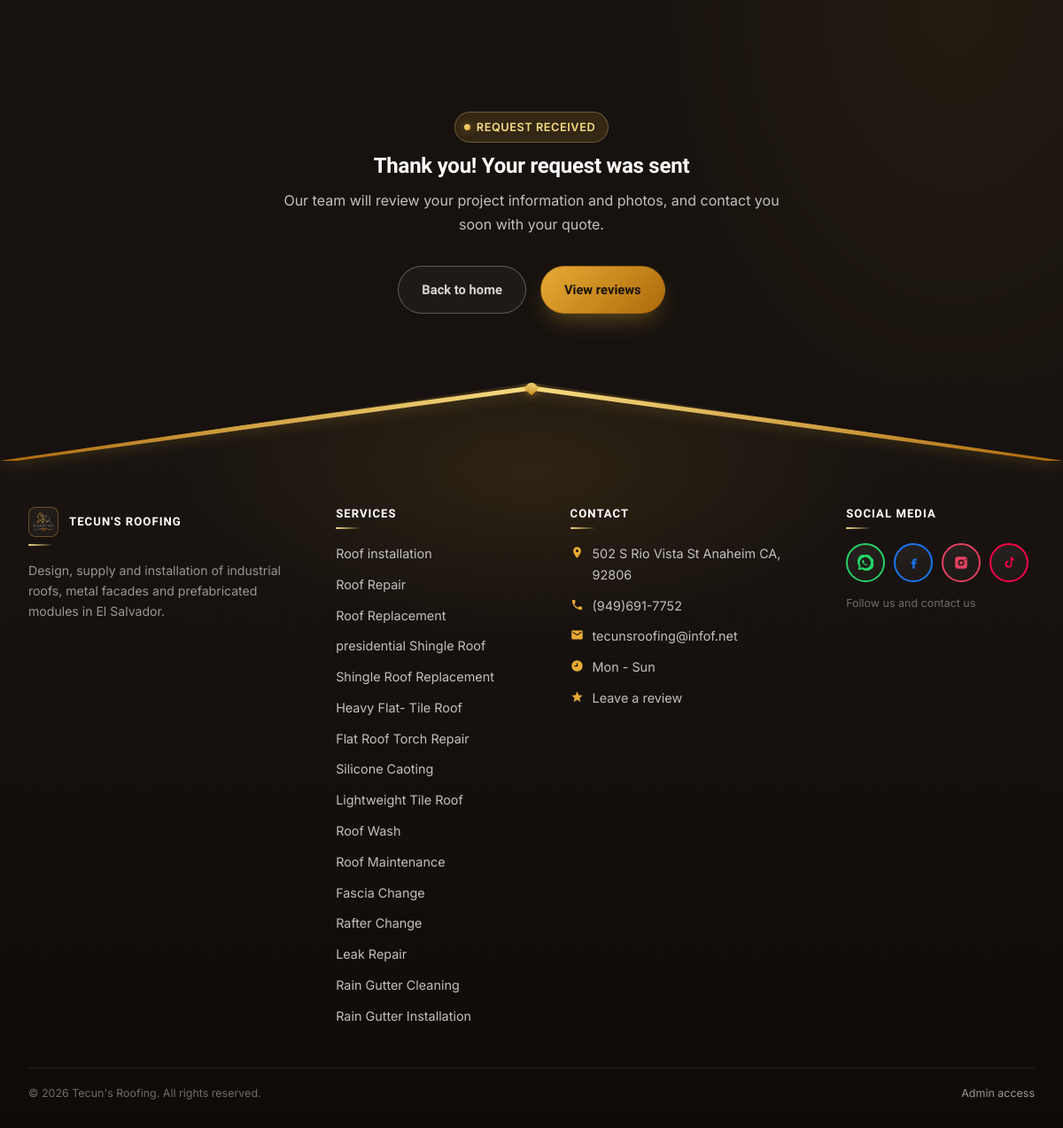
Screenshot of /cotizacion/gracias with the database file from the repository.
### models.py (models this page shows)
class ContentBlock(db.Model):
    __tablename__ = "content_blocks"
    id = db.Column(db.Integer, primary_key=True)
    section_key = db.Column(db.String(80), unique=True, nullable=False)
    label = db.Column(db.String(150), nullable=False)  # human-friendly label for admin UI
    eyebrow = db.Column(db.String(150))
    title = db.Column(db.String(300))
    body = db.Column(db.Text)
    image_path = db.Column(db.String(300))
    extra = db.Column(db.String(300))  # small extra field (phone, cta label, etc.)
    updated_at = db.Column(db.DateTime, default=datetime.utcnow, onupdate=datetime.utcnow)

class Service(db.Model):
    __tablename__ = "services"
    id = db.Column(db.Integer, primary_key=True)
    slug = db.Column(db.String(120), unique=True, nullable=False)
    name = db.Column(db.String(150), nullable=False)
    short_description = db.Column(db.String(400))
    description = db.Column(db.Text)
    work_methods = db.Column(db.Text)  # métodos de trabajo: un ítem por línea
    image_path = db.Column(db.String(300))  # imagen de portada / fallback del hero
    video_path = db.Column(db.String(300))  # video opcional del hero (mp4/webm)
    order = db.Column(db.Integer, default=0)
    active = db.Column(db.Boolean, default=True)
    gallery_images = db.relationship(
        "ServiceGalleryImage",
        backref="service",
        cascade="all, delete-orphan",
        lazy=True,
        order_by="ServiceGalleryImage.sort_order",
    )

### public_routes.py (the view)
@public_bp.route("/cotizacion/gracias")
def cotizacion_gracias():
    return render_template("cotizacion_gracias.html")

### translations.py (called while the page is built)
def set_language():
    lang = request.cookies.get("lang")
    if lang not in SUPPORTED:
        lang = detect_lang()
    g.lang = lang

def detect_lang():
    accept = request.headers.get("Accept-Language", "")
    primary = accept.split(",")[0].strip().lower()
    code = primary.split(";")[0].split("-")[0].strip()
    return ES if code == ES else EN

def t(text, lang=None):
    text = str(text) if text is not None else ""
    if not text.strip():
        return text
    lang = lang or getattr(g, "lang", DEFAULT)
    if lang == DEFAULT or not _enabled():
        return text
    mapping = translate_mapping([text], lang)
    return mapping.get(text, text)

def localize(obj, fields):
    lang = getattr(g, "lang", DEFAULT)
    if lang == DEFAULT or not obj:
        return obj
    texts = [getattr(obj, f) for f in fields
             if getattr(obj, f, None) and isinstance(getattr(obj, f), str)]
    mapping = translate_mapping(texts, lang)
    return Localized(obj, fields, mapping)

def localize_service(service):
    return localize(service, list(SERVICE_FIELDS))

### templates/cotizacion_gracias.html (shortened to what this page needs)
{% extends "base.html" %}
{% block content %}
<section class="section section--dark" style="min-height:60vh; display:flex; align-items:center;">
  <div class="container" style="text-align:center; max-width:640px;">
    <div class="eyebrow" style="justify-content:center;">{{ t('Request received') }}</div>
    <h1>{{ t('Thank you! Your request was sent') }}</h1>
    <p style="color:var(--silver);">{{ t('Our team will review your project information and photos, and contact you soon with your quote.') }}</p>
    <div class="hero-actions" style="justify-content:center;">
      <a href="{{ url_for('public.index') }}" class="btn btn-outline">{{ t('Back to home') }}</a>
      <a href="{{ url_for('public.resenas') }}" class="btn btn-rust">{{ t('View reviews') }}</a>
    </div>
  </div>
</section>
{% endblock %}

### templates/base.html (shortened to what this page needs)
<!doctype html>
<html lang="{{ 'en' if current_lang == 'en' else 'es' }}">
<head>
  <link rel="stylesheet" href="{{ url_for('static', filename='css/style.css') }}">
</head>
<body>
  <div class="site-header" id="siteHeader">
          {% set ep = request.endpoint or '' %}
          {% set current_slug = (request.view_args or {}).get('slug') %}
          {% set extra_slugs = nav_services_extra | map(attribute='slug') | list %}
          {% set extra_active = ep == 'public.servicio_detalle' and current_slug in extra_slugs %}
  <main>
    {% block content %}{% endblock %}
  </main>
  <footer class="site-footer">
    <div class="site-footer__shell">
      <div class="site-footer__ridge" aria-hidden="true">
        <span class="site-footer__ridge-cap"></span>
      </div>
      <div class="container site-footer__content">
        <div class="footer-grid">
          <div class="footer-brand">
            <h4 class="footer-brand__name">
              {% if site_logo and site_logo.image_path %}
                <img src="{{ url_for('static', filename=site_logo.image_path) }}" alt="Tecun's Roofing" class="footer-brand__logo">
              {% endif %}
              <span>TECUN'S ROOFING</span>
            </h4>
            <p class="footer-brand__text">{{ t('Design, supply and installation of industrial roofs, metal facades and prefabricated modules in El Salvador.') }}</p>
          </div>
          <div class="footer-col">
            <h4>{{ t('Services') }}</h4>
            <ul>
              {% for s in nav_services %}
                <li><a href="{{ url_for('public.servicio_detalle', slug=s.slug) }}">{{ s.name }}</a></li>
              {% endfor %}
            </ul>
          </div>
          <div class="footer-col">
            <h4>{{ t('Contact') }}</h4>
            <ul class="footer-contact">
              {% if site_info %}
              <li>
                <svg viewBox="0 0 24 24" aria-hidden="true"><path fill="currentColor" d="M12 2C8.13 2 5 5.13 5 9c0 5.25 7 13 7 13s7-7.75 7-13c0-3.87-3.13-7-7-7zm0 9.5A2.5 2.5 0 1 1 12 6.5a2.5 2.5 0 0 1 0 5z"/></svg>
                <span>{{ site_info.body }}</span>
              </li>
              <li>
                <svg viewBox="0 0 24 24" aria-hidden="true"><path fill="currentColor" d="M6.62 10.79a15.05 15.05 0 0 0 6.59 6.59l2.2-2.2a1 1 0 0 1 1.01-.24c1.12.37 2.33.57 3.58.57a1 1 0 0 1 1 1V20a1 1 0 0 1-1 1C10.4 21 3 13.6 3 4a1 1 0 0 1 1-1h3.5a1 1 0 0 1 1 1c0 1.25.2 2.45.57 3.57a1 1 0 0 1-.25 1.02l-2.2 2.2z"/></svg>
                <a href="tel:{{ site_info.eyebrow }}">{{ site_info.eyebrow }}</a>
              </li>
              <li>
                <svg viewBox="0 0 24 24" aria-hidden="true"><path fill="currentColor" d="M20 4H4c-1.1 0-2 .9-2 2v12c0 1.1.9 2 2 2h16c1.1 0 2-.9 2-2V6c0-1.1-.9-2-2-2zm0 4-8 5L4 8V6l8 5 8-5v2z"/></svg>
                <a href="mailto:{{ site_info.title }}">{{ site_info.title }}</a>
              </li>
              <li>
                <svg viewBox="0 0 24 24" aria-hidden="true"><path fill="currentColor" d="M12 2a10 10 0 1 0 0 20 10 10 0 0 0 0-20zm1 11H7v-2h4V7h2v6z"/></svg>
                <span>{{ site_info.extra }}</span>
              </li>
              {% endif %}
              <li>
                <svg viewBox="0 0 24 24" aria-hidden="true"><path fill="currentColor" d="M12 17.27 18.18 21l-1.64-7.03L22 9.24l-7.19-.61L12 2 9.19 8.63 2 9.24l5.46 4.73L5.82 21z"/></svg>
                <a href="{{ url_for('public.resenas') }}">{{ t('Leave a review') }}</a>
              </li>
            </ul>
          </div>
          <div class="footer-col">
            <h4>{{ t('Social media') }}</h4>
            <div class="footer-social">
              {% if site_socials and site_socials.eyebrow %}
              <a class="footer-social__btn footer-social__btn--wa" href="{{ site_socials.eyebrow }}" target="_blank" rel="noopener" aria-label="WhatsApp" title="WhatsApp">
              </a>
              {% endif %}
              {% if site_socials and site_socials.title %}
              <a class="footer-social__btn footer-social__btn--fb" href="{{ site_socials.title }}" target="_blank" rel="noopener" aria-label="Facebook" title="Facebook">
                <svg viewBox="0 0 24 24" aria-hidden="true"><path fill="currentColor" d="M14 9h3V6h-3c-1.8 0-3 1.4-3 3v2H9v3h2v7h3v-7h2.4l.6-3H14V9z"/></svg>
              </a>
              {% endif %}
              {% if site_socials and site_socials.body %}
              <a class="footer-social__btn footer-social__btn--ig" href="{{ site_socials.body }}" target="_blank" rel="noopener" aria-label="Instagram" title="Instagram">
                <svg viewBox="0 0 24 24" aria-hidden="true"><path fill="currentColor" d="M7 3h10a4 4 0 0 1 4 4v10a4 4 0 0 1-4 4H7a4 4 0 0 1-4-4V7a4 4 0 0 1 4-4zm5 4.2A4.8 4.8 0 1 0 16.8 12 4.8 4.8 0 0 0 12 7.2zm6.1-.9a1.1 1.1 0 1 0 1.1 1.1 1.1 1.1 0 0 0-1.1-1.1zM12 9.5A2.5 2.5 0 1 1 9.5 12 2.5 2.5 0 0 1 12 9.5z"/></svg>
              </a>
              {% endif %}
              {% if site_socials and site_socials.extra %}
              <a class="footer-social__btn footer-social__btn--tt" href="{{ site_socials.extra }}" target="_blank" rel="noopener" aria-label="TikTok" title="TikTok">
                <svg viewBox="0 0 24 24" aria-hidden="true"><path fill="currentColor" d="M14.5 3h2.2c.2 1.6 1.2 3 2.8 3.6V9c-1.1 0-2.1-.3-3-1v6.2A5.2 5.2 0 1 1 11.3 9v2.2a3 3 0 1 0 3.2 3V3z"/></svg>
              </a>
              {% endif %}
            </div>
            <p class="footer-social__hint">{{ t('Follow us and contact us') }}</p>
          </div>
        </div>
        <div class="footer-bottom">
          <span>© {{ 2026 }} Tecun's Roofing. {{ t('All rights reserved.') }}</span>
          <a href="{{ url_for('admin.login') }}">{{ t('Admin access') }}</a>
        </div>
      </div>
    </div>
  </footer>
</body>
</html>

### rows the page displays
ContentBlock: image_path (picture)
Service: name "Roof installation"
Service: name "Roof Repair"
Service: name "Roof Replacement"
Service: name "presidential Shingle Roof"
Service: name "Shingle Roof Replacement"
Service: name "Heavy Flat- Tile Roof"
Service: name "Flat Roof Torch Repair"
Service: name "Silicone Caoting"
Service: name "Lightweight Tile Roof"
Service: name "Roof Wash"
Service: name "Roof Maintenance"
Service: name "Fascia Change"
Service: name "Rafter Change"
Service: name "Leak Repair"
Service: name "Rain Gutter Cleaning"
Service: name "Rain Gutter Installation"
ContentBlock: body "502 S Rio Vista St Anaheim CA, 92806", eyebrow "(949)691-7752", title "tecunsroofing@infof.net", extra "Mon - Sun"

### other values shown
{{ t('Request received') }} "REQUEST RECEIVED"
{{ t('Thank you! Your request was sent') }} "Thank you! Your request was sent"
{{ t('Back to home') }} "Back to home"
{{ t('View reviews') }} "View reviews"
{{ t('Services') }} "SERVICES"
{{ t('Contact') }} "CONTACT"
{{ t('Leave a review') }} "Leave a review"
{{ t('Social media') }} "SOCIAL MEDIA"
{{ t('Follow us and contact us') }} "Follow us and contact us"
{{ 2026 }} "2026"
{{ t('All rights reserved.') }} "All rights reserved."
{{ t('Admin access') }} "Admin access"
